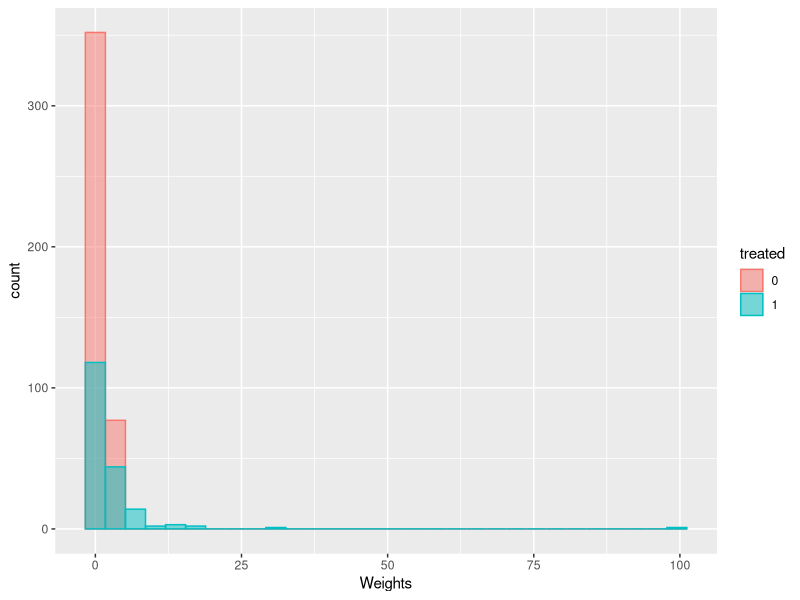
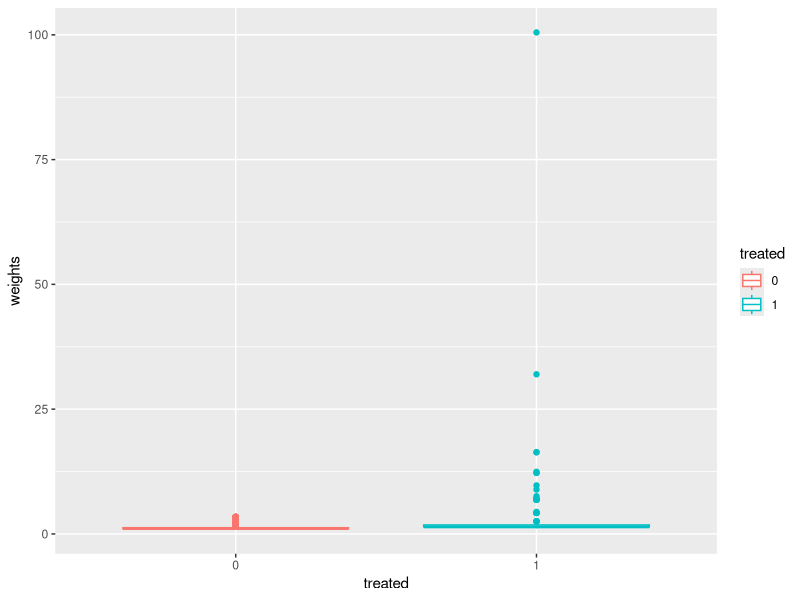
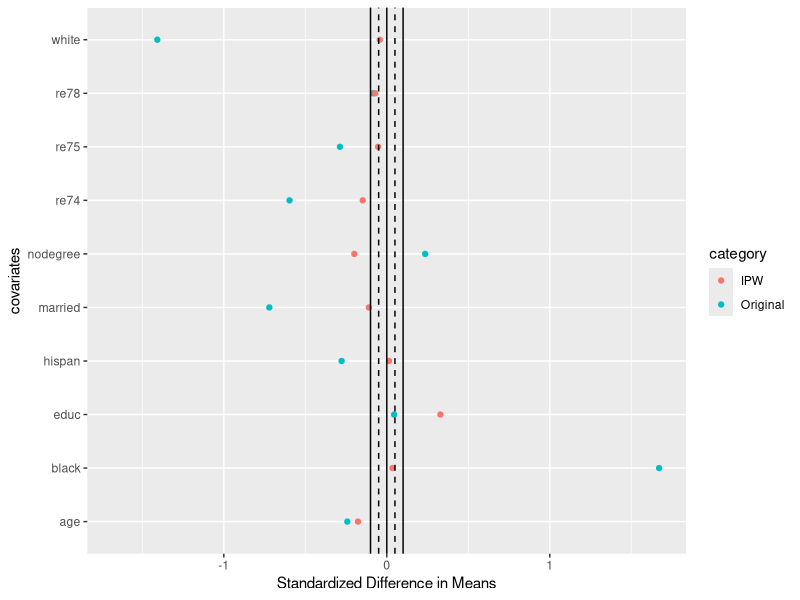
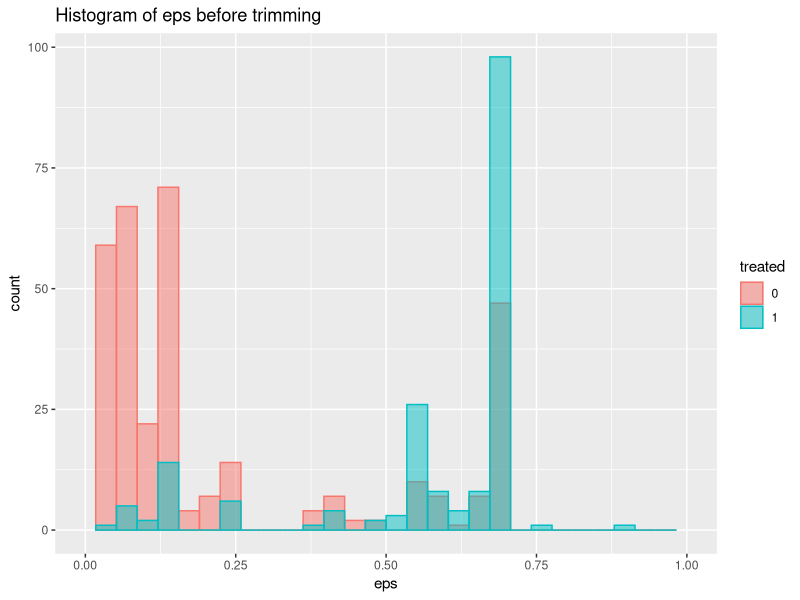
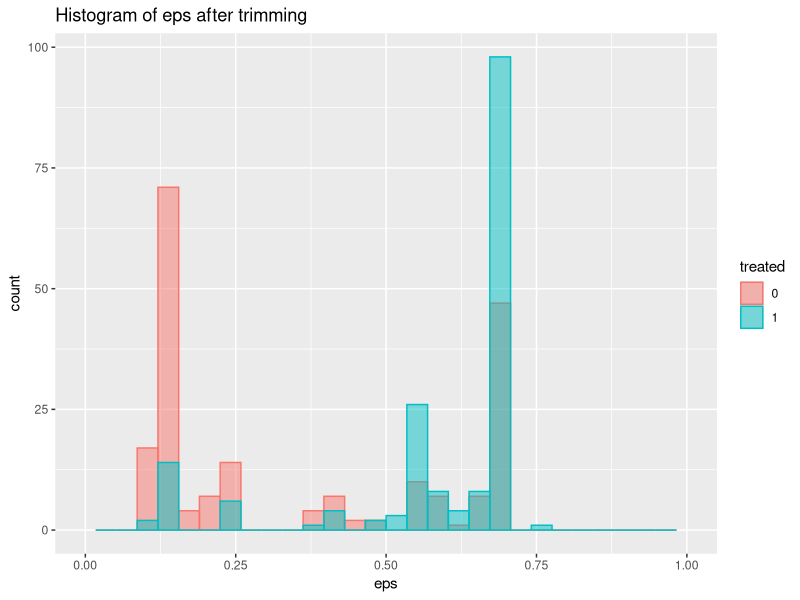
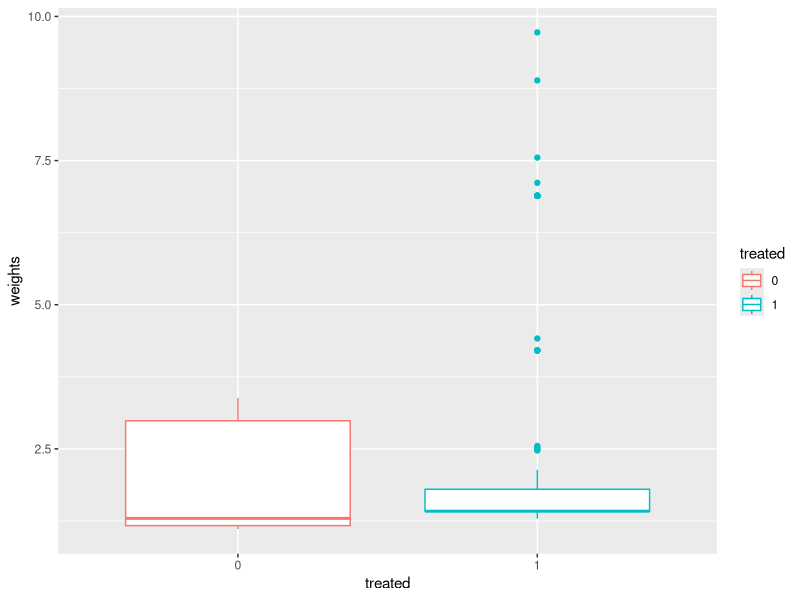
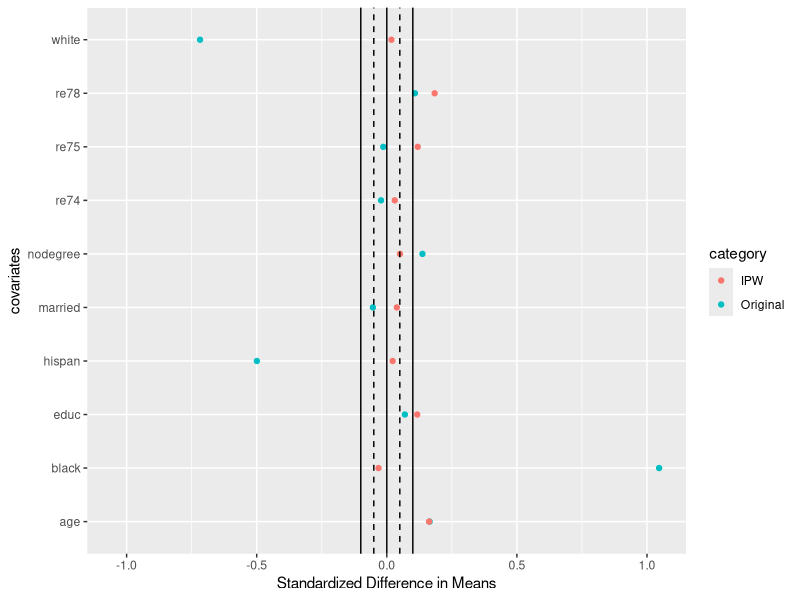

These figures' R source, in order:
## ---- chunk 1
library("MatchIt")
data("lalonde")

model <- glm(treat ~ re74 + race + married + I(re74^2) + re74:race, data = lalonde, family = "binomial")
eps <- predict(model, type = "response")

lalonde
## ---- chunk 2
## Calculate the raw weights (before normalization)
## Weights to estimate ATE
n.treated <- sum(lalonde$treat == 1)
n.control <- sum(lalonde$treat == 0)
weights <- ifelse(lalonde$treat == 1, 1/eps, 1/(1 - eps))

## Check the weights histogram
library(ggplot2)
temp.data <- data.frame(weights = weights, treated = as.factor(lalonde$treat))
ggplot(temp.data, aes(x = weights, fill = treated, color = treated)) + 
  geom_histogram(alpha = 0.5, position = "identity") + 
  xlab("Weights") 

## We can also draw boxplots
ggplot(temp.data, aes(x = treated, y = weights, color = treated)) + 
  geom_boxplot() 
## ---- chunk 3
## Need to change race (categorical) into indicators (numerical)
lalonde$black <- lalonde$race == "black"
lalonde$hispan <- lalonde$race == "hispan"
lalonde$white <- lalonde$race == "white"

## Draw love plot
love.plot = function(cov, treat,  ## cov is the matrix of covariates and treat is a vector of treatment assignment
                     weights = rep(1, length(treat)),
                     plot = F) 
{
    
    ## mean with normalized weights \sum w_i x_i / (\sum w_i)
  treat.means <- colSums(cov[treat == 1,] * weights[treat == 1])/sum(weights[treat == 1])
  treat.var <- colSums(t(t(cov[treat == 1,]) - treat.means)^2 *
                          weights[treat == 1])/sum(weights[treat == 1])
  
  control.means <- colSums(cov[treat == 0,] * weights[treat == 0])/sum(weights[treat == 0])
  control.var <- colSums(t(t(cov[treat == 0,]) - control.means)^2 *
                          weights[treat == 0])/sum(weights[treat == 0])
  
  ## the standardized mean differences for every covariate
  smd <- (treat.means - control.means)/sqrt((treat.var + control.var)/2)
  names(smd) <- colnames(cov)
  
  if (plot == T) {
    plot.data <- data.frame(smd = smd, covariates = names(smd))
    range <- max(abs(smd))
    ggplot(plot.data) + geom_point(aes(x = as.numeric(smd), y = covariates)) +
      geom_vline(xintercept = 0) + xlim(-range, range) +
      labs(x = 'Standardized Difference in Means')
  }
  return(smd)
}

colnames(lalonde)
raw.smd <- love.plot(lalonde[, c(2:3, 5:9, 10:12)], lalonde$treat)
weighted.smd <- love.plot(lalonde[, c(2:3, 5:9, 10:12)], lalonde$treat, weights = weights)


plot.data <- data.frame(smd = c(raw.smd, weighted.smd), 
                        covariates = c(names(raw.smd), names(weighted.smd)),
                        category = c(rep("Original", length(raw.smd)), rep("IPW", length(weighted.smd))))
range <- max(abs(plot.data$smd))

ggplot(plot.data) + geom_point(aes(x = as.numeric(smd), y = covariates, color = category)) +
      geom_vline(xintercept = c(-0.1, -0.05, 0, 0.05, 0.1),
                 linetype = c("solid", "dashed", "solid", "dashed", "solid")) + 
      xlim(-range, range) +
      labs(x = 'Standardized Difference in Means')
## ---- chunk 4
## Histogram of estimated propensity score
temp.data <- data.frame(eps = eps, treated = as.factor(lalonde$treat))
ggplot(temp.data, aes(x = eps, fill = treated, color = treated)) + 
  geom_histogram(alpha = 0.5, position = "identity") + xlim(c(0, 1)) +
  ggtitle("Histogram of eps before trimming")

rm.idx <- which(eps < 0.1 | eps > 0.9)
## remove control units
length(rm.idx)

## Check the histogram of eps again
ggplot(temp.data[-rm.idx, ], aes(x = eps, fill = treated, color = treated)) + 
  geom_histogram(alpha = 0.5, position = "identity") + xlim(c(0, 1)) +
  ggtitle("Histogram of eps after trimming")


temp.data <- data.frame(weights = weights, treated = as.factor(lalonde$treat))
## We can also draw boxplots
ggplot(temp.data[-rm.idx, ], aes(x = treated, y = weights, color = treated)) + 
  geom_boxplot() 
## ---- chunk 5
raw.smd <- love.plot(lalonde[-rm.idx, c(2:3, 5:9, 10:12)], lalonde$treat[-rm.idx])
weighted.smd <- love.plot(lalonde[-rm.idx, c(2:3, 5:9, 10:12)], lalonde$treat[-rm.idx], 
                          weights = weights[-rm.idx])
plot.data <- data.frame(smd = c(raw.smd, weighted.smd), 
                        covariates = c(names(raw.smd), names(weighted.smd)),
                        category = c(rep("Original", length(raw.smd)), rep("IPW", length(weighted.smd))))
range <- max(abs(plot.data$smd))
ggplot(plot.data) + geom_point(aes(x = as.numeric(smd), y = covariates, color = category)) +
      geom_vline(xintercept = c(-0.1, -0.05, 0, 0.05, 0.1),
                 linetype = c("solid", "dashed", "solid", "dashed", "solid")) + 
      xlim(-range, range) +
      labs(x = 'Standardized Difference in Means')
## ---- chunk 6
lm.result <- lm(re78 ~ treat, weights = weights[-rm.idx], data = lalonde[-rm.idx, ])
summary(lm.result)

library(sandwich)
tau_hat <- lm.result$coefficients[2]
SE <- sqrt(diag(vcovHC(lm.result, type = "HC2")))[2]

## get the 95% CI
result <- c(tau_hat, SE, c(tau_hat- 1.96 * SE, tau_hat + 1.96 * SE))
names(result) <- c("est", "sd", "CI_lower", "CI_upper")
result
